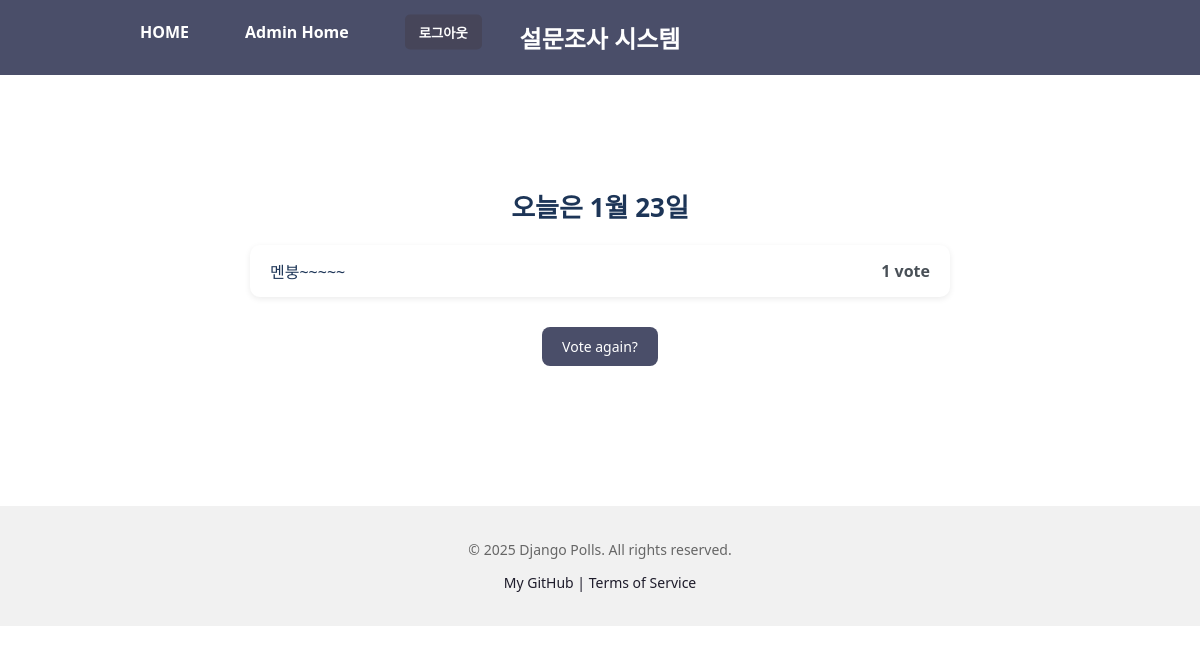
/polls/3/results/ (signed in), run on the app's committed database.
### polls/models.py (models this page shows, shortened)
class Question(models.Model):
    question_text = models.CharField(max_length=200)
    pub_date = models.DateTimeField("date published")

class Choice(models.Model):
    question = models.ForeignKey(Question, on_delete = models.CASCADE)
    choice_text = models.CharField(max_length=200)
    votes = models.IntegerField(default=0)

### polls/views.py (the view)
# urls.py: path("<int:pk>/results/", views.ResultsView.as_view(), name="results"),
class ResultsView(generic.DetailView):
    model = Question
    template_name = "polls/results.html"
    context_object_name = "question"

### templates/polls/results.html
{% extends "polls/base.html" %}
{% load static %}
{% block content %}
<link rel="stylesheet" href="{% static 'polls/results.css' %}">
<div class="results-container">
    <h2 class="question-title">{{ question.question_text }}</h2>
    <ul class="result-list">
        {% for choice in question.choice_set.all %}
            <li>
                <span class="choice-text">{{ choice.choice_text }}</span>
                <span class="vote-count">{{ choice.votes }} vote{{ choice.votes|pluralize }}</span>
            </li>
        {% endfor %}
    </ul>
    <div class="vote-again">
        <a href="{% url 'polls:detail' question.id %}" class="vote-again-btn">Vote again?</a>
    </div>
</div>
{% endblock %}

### static/polls/css/index.css (style rules this page uses)
body { background: url("../images/background.jpg") no-repeat top left; background-size: cover; font-family: "Segoe UI", sans-serif; margin: 0; padding: 0; }
h2 { color: #333; font-size: 28px; margin-bottom: 20px; }
ul { list-style: none; padding: 0; margin: 0 auto; max-width: 700px; }
li { background-color: white; border-radius: 10px; margin-bottom: 12px; padding: 15px 20px; box-shadow: 0 2px 6px rgba(0, 0, 0, 0.1); transition: background-color 0.2s ease; }
a { text-decoration: none; font-size: 18px; color: #1d3557; }
.results-container { max-width: 700px; margin: 50px auto; padding: 20px; text-align: center; }
.question-title { font-size: 24px; font-weight: bold; margin-bottom: 30px; color: #2c2c2c; }
.result-list { list-style: none; padding: 0; margin: 0; }
.result-list li { background-color: white; border-radius: 10px; margin-bottom: 16px; padding: 14px 20px; box-shadow: 0 2px 6px rgba(0, 0, 0, 0.08); display: flex; justify-content: space-between; align-items: center; font-size: 16px; transition: background-color 0.2s ease; }
.choice-text { font-weight: 500; color: #1d3557; }
.vote-count { font-weight: 600; color: #495057; }
.vote-again { margin-top: 30px; }
.vote-again-btn { display: inline-block; background-color: #4a4e69; color: white; padding: 10px 20px; border-radius: 8px; font-size: 14px; text-decoration: none; transition: background-color 0.2s ease; }

### static/polls/css/detail.css (style rules this page uses)
.question-title { font-size: 26px; color: #1d3557; margin-bottom: 20px; }

### data on the page
Question: question_text "오늘은 1월 23일"
Choice: choice_text "멘붕~~~~~", votes "1"
